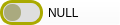
<?xml version="1.0" encoding="UTF-8"?>
<ui version="4.0">
 <class>TianLiQtCommon_SwitchButtonClass</class>
 <widget class="QPushButton" name="TianLiQtCommon_SwitchButtonClass">
  <property name="geometry">
   <rect>
    <x>0</x>
    <y>0</y>
    <width>120</width>
    <height>25</height>
   </rect>
  </property>
  <property name="maximumSize">
   <size>
    <width>120</width>
    <height>25</height>
   </size>
  </property>
  <property name="windowTitle">
   <string>TianLiQtCommon_SwitchButton</string>
  </property>
  <property name="styleSheet">
   <string notr="true">QPushButton{
background-color: rgba(255, 255, 255, 0);
}
QLabel{
font: 13pt &quot;HYWenHei&quot;;
}</string>
  </property>
  <property name="checkable">
   <bool>true</bool>
  </property>
  <widget class="QLabel" name="label_Switch">
   <property name="geometry">
    <rect>
     <x>4</x>
     <y>4</y>
     <width>17</width>
     <height>17</height>
    </rect>
   </property>
   <property name="styleSheet">
    <string notr="true">background-color:rgb(170, 170, 127);
border-radius:8px;</string>
   </property>
   <property name="text">
    <string/>
   </property>
  </widget>
  <widget class="QLabel" name="label_Background">
   <property name="geometry">
    <rect>
     <x>0</x>
     <y>0</y>
     <width>43</width>
     <height>25</height>
    </rect>
   </property>
   <property name="styleSheet">
    <string notr="true">.QLabel
{
background-color:rgb(222, 222, 222);
border:3px solid rgb(170, 170, 0);
border-radius:12px;
}</string>
   </property>
   <property name="text">
    <string/>
   </property>
  </widget>
  <widget class="QLabel" name="label_Text">
   <property name="geometry">
    <rect>
     <x>48</x>
     <y>0</y>
     <width>72</width>
     <height>25</height>
    </rect>
   </property>
   <property name="text">
    <string>NULL</string>
   </property>
  </widget>
  <zorder>label_Background</zorder>
  <zorder>label_Switch</zorder>
  <zorder>label_Text</zorder>
 </widget>
 <layoutdefault spacing="6" margin="11"/>
 <resources/>
 <connections/>
</ui>
